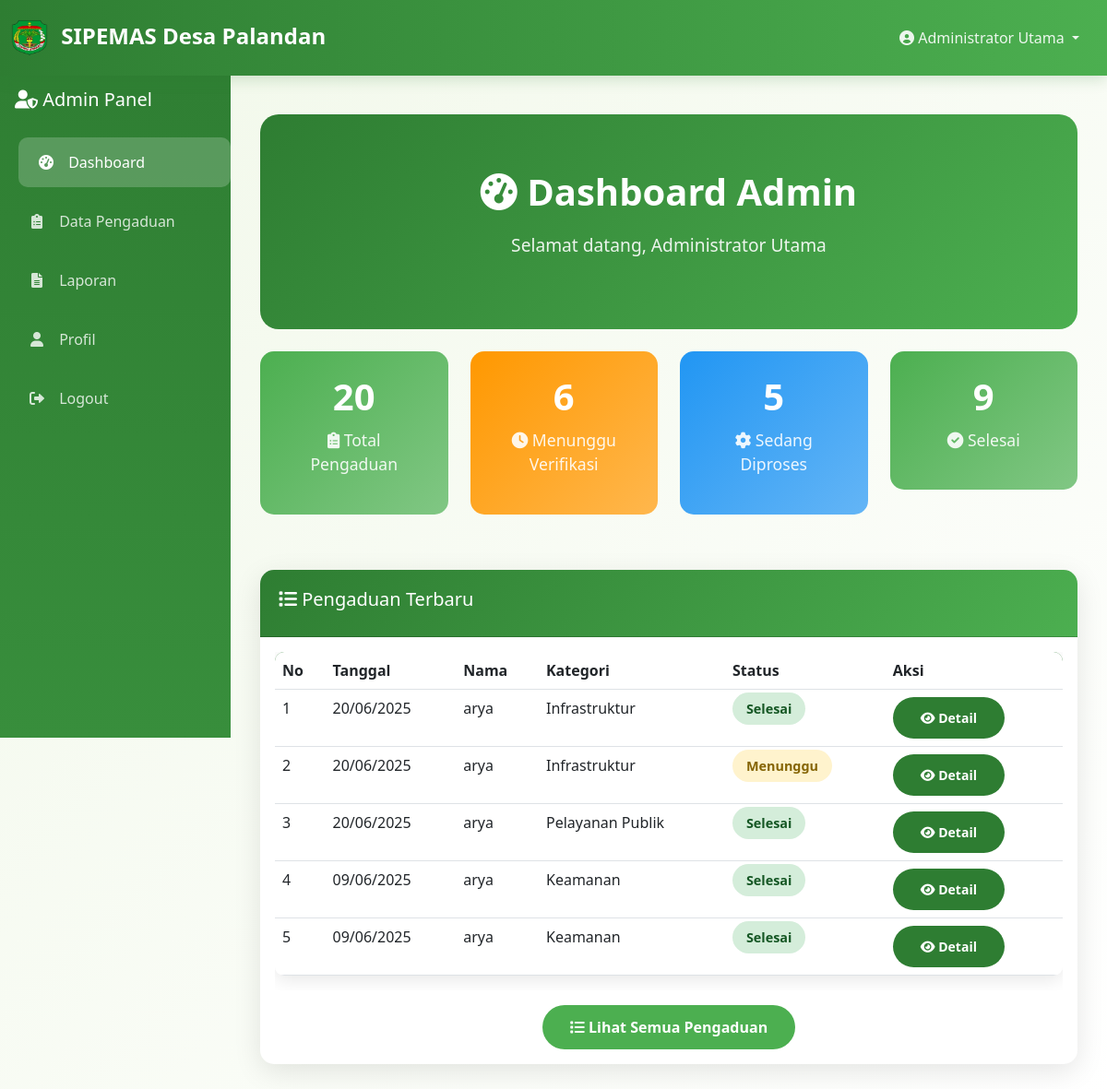
The page /admin/dashboard.php (signed in) on the database its author committed.
### tables this page shows
CREATE TABLE `tbl_pengaduan` (
  `id_pengaduan` int(11) NOT NULL,
  `tgl_pengaduan` date NOT NULL,
  `nama_pengaduan` varchar(150) NOT NULL,
  `NIK` varchar(16) NOT NULL,
  `kategori_pengaduan` varchar(50) NOT NULL,
  `detail_pengaduan` text NOT NULL,
  `telp` varchar(15) NOT NULL,
  `foto` varchar(255) DEFAULT NULL,
  `status` enum('pending','process','done') DEFAULT 'pending',
  `prioritas` enum('rendah','sedang','tinggi','urgent') DEFAULT 'sedang',
  `admin_verifikator` int(11) DEFAULT NULL,
  `tanggal_verifikasi` datetime DEFAULT NULL,
  `created_at` timestamp NOT NULL DEFAULT current_timestamp(),
  `updated_at` timestamp NOT NULL DEFAULT current_timestamp() ON UPDATE current_timestamp()
);

CREATE TABLE `tbl_masyarakat` (
  `NIK` varchar(16) NOT NULL,
  `nama` varchar(100) NOT NULL,
  `alamat` text NOT NULL,
  `username` varchar(50) NOT NULL,
  `telp` varchar(15) NOT NULL,
  `password` varchar(255) NOT NULL,
  `email` varchar(100) DEFAULT NULL,
  `jenis_kelamin` enum('L','P') DEFAULT NULL,
  `tanggal_lahir` date DEFAULT NULL,
  `pekerjaan` varchar(100) DEFAULT NULL,
  `status` enum('active','inactive') DEFAULT 'active',
  `last_login` datetime DEFAULT NULL,
  `created_at` timestamp NOT NULL DEFAULT current_timestamp(),
  `updated_at` timestamp NOT NULL DEFAULT current_timestamp() ON UPDATE current_timestamp()
);

### includes/functions.php (called while the page is built, shortened)
<?php
require_once 'config.php';
function get_pengaduan_stats() {
    global $pdo;
    $stats = array();
    $stmt = $pdo->query("SELECT COUNT(*) FROM tbl_pengaduan");
    $stats['total'] = $stmt->fetchColumn();
    $stmt = $pdo->query("SELECT COUNT(*) FROM tbl_pengaduan WHERE status = 'pending'");
    $stats['pending'] = $stmt->fetchColumn();
    $stmt = $pdo->query("SELECT COUNT(*) FROM tbl_pengaduan WHERE status = 'process'");
    $stats['process'] = $stmt->fetchColumn();
    $stmt = $pdo->query("SELECT COUNT(*) FROM tbl_pengaduan WHERE status = 'done'");
    $stats['done'] = $stmt->fetchColumn();
    return $stats;
}
?>

### admin/dashboard.php (the view, shortened to what this page needs)
<?php
require_once '../includes/config.php';
require_once '../includes/functions.php';
$stats = get_pengaduan_stats();
$stmt = $pdo->query("SELECT p.*, m.nama FROM tbl_pengaduan p
                    JOIN tbl_masyarakat m ON p.NIK = m.NIK
                    ORDER BY p.created_at DESC LIMIT 5");
$pengaduan_terbaru = $stmt->fetchAll(PDO::FETCH_ASSOC);
?>
<!DOCTYPE html>
<html lang="id">
<head>
    <link href="https://cdn.jsdelivr.net/npm/bootstrap@5.3.0/dist/css/bootstrap.min.css" rel="stylesheet">
    <link href="https://cdnjs.cloudflare.com/ajax/libs/font-awesome/6.0.0/css/all.min.css" rel="stylesheet">
    <link href="../assets/css/style.css" rel="stylesheet">
</head>
<body>
    <div class="sidebar">
        <div class="p-3">
            <h5 class="text-white"><i class="fas fa-user-shield"></i> Admin Panel</h5>
        </div>
        <nav class="nav flex-column">
            <a class="nav-link active" href="dashboard.php">
                <i class="fas fa-tachometer-alt"></i> Dashboard
            </a>
            <a class="nav-link" href="pengaduan.php">
                <i class="fas fa-clipboard-list"></i> Data Pengaduan
            </a>
            <a class="nav-link" href="laporan.php">
                <i class="fas fa-file-alt"></i> Laporan
            </a>
            <a class="nav-link" href="profil.php">
                <i class="fas fa-user"></i> Profil
            </a>
            <a class="nav-link" href="../logout.php">
                <i class="fas fa-sign-out-alt"></i> Logout
            </a>
        </nav>
    </div>
    <div class="content-with-sidebar">
        <?php include '../includes/header.php'; ?>
        <div class="container-fluid mt-4">
            <div class="welcome-hero mb-4">
                <h1><i class="fas fa-tachometer-alt"></i> Dashboard Admin</h1>
                <p>Selamat datang, <?= $_SESSION['admin_nama'] ?></p>
            </div>
            <div class="row mb-4">
                <div class="col-md-3 col-sm-6 mb-3">
                    <a href="pengaduan.php" class="text-decoration-none">
                        <div class="stats-card">
                            <h3><?= $stats['total'] ?></h3>
                            <p><i class="fas fa-clipboard-list"></i> Total Pengaduan</p>
                        </div>
                    </a>
                </div>
                <div class="col-md-3 col-sm-6 mb-3">
                    <a href="pengaduan.php?status=pending" class="text-decoration-none">
                        <div class="stats-card" style="background: linear-gradient(135deg, #FF9800 0%, #FFB74D 100%);">
                            <h3><?= $stats['pending'] ?></h3>
                            <p><i class="fas fa-clock"></i> Menunggu Verifikasi</p>
                        </div>
                    </a>
                </div>
                <div class="col-md-3 col-sm-6 mb-3">
                    <a href="pengaduan.php?status=process" class="text-decoration-none">
                        <div class="stats-card" style="background: linear-gradient(135deg, #2196F3 0%, #64B5F6 100%);">
                            <h3><?= $stats['process'] ?></h3>
                            <p><i class="fas fa-cog"></i> Sedang Diproses</p>
                        </div>
                    </a>
                </div>
                <div class="col-md-3 col-sm-6 mb-3">
                    <a href="pengaduan.php?status=done" class="text-decoration-none">
                        <div class="stats-card" style="background: linear-gradient(135deg, #4CAF50 0%, #81C784 100%);">
                            <h3><?= $stats['done'] ?></h3>
                            <p><i class="fas fa-check-circle"></i> Selesai</p>
                        </div>
                    </a>
                </div>
            </div>
            <div class="card">
                <div class="card-header">
                    <h5><i class="fas fa-list"></i> Pengaduan Terbaru</h5>
                </div>
                <div class="card-body">
                    <?php if ($pengaduan_terbaru): ?>
                        <div class="table-responsive">
                            <table class="table table-hover">
                                <thead>
                                    <tr>
                                        <th>No</th>
                                        <th>Tanggal</th>
                                        <th>Nama</th>
                                        <th>Kategori</th>
                                        <th>Status</th>
                                        <th>Aksi</th>
                                    </tr>
                                </thead>
                                <tbody>
                                    <?php foreach ($pengaduan_terbaru as $index => $row): ?>
                                        <tr>
                                            <td><?= $index + 1 ?></td>
                                            <td><?= date('d/m/Y', strtotime($row['tgl_pengaduan'])) ?></td>
                                            <td><?= $row['nama'] ?></td>
                                            <td><?= $row['kategori_pengaduan'] ?></td>
                                            <td>
                                                <?php
                                                $status_class = 'status-' . $row['status'];
                                                $status_text = '';
                                                switch($row['status']) {
                                                    case 'pending': $status_text = 'Menunggu'; break;
                                                    case 'done': $status_text = 'Selesai'; break;
                                                }
                                                ?>
                                                <span class="badge-status <?= $status_class ?>"><?= $status_text ?></span>
                                            </td>
                                            <td>
                                                <a href="pengaduan.php?detail=<?= $row['id_pengaduan'] ?>"
                                                   class="btn btn-sm btn-primary">
                                                    <i class="fas fa-eye"></i> Detail
                                                </a>
                                            </td>
                                        </tr>
                                    <?php endforeach; ?>
                                </tbody>
                            </table>
                        </div>
                        <div class="text-center mt-3">
                            <a href="pengaduan.php" class="btn btn-success">
                                <i class="fas fa-list"></i> Lihat Semua Pengaduan
                            </a>
                        </div>
                    <?php endif; ?>
                </div>
            </div>
        </div>
    </div>
</body>
</html>

### includes/header.php (shortened to what this page needs)
<nav class="navbar navbar-expand-lg fixed-top">
    <div class="container-fluid">
       <a class="navbar-brand" href="#">
   <img src="/sipemas/assets/img/luwuutara.png" width="40" height="40" class="me-2">
    SIPEMAS Desa Palandan
</a>
        <div class="navbar-nav ms-auto">
            <?php if (isset($_SESSION['admin_logged_in'])): ?>
                <div class="dropdown">
                    <a class="nav-link dropdown-toggle text-white" href="#" role="button"
                       data-bs-toggle="dropdown">
                        <i class="fas fa-user-circle"></i> <?= $_SESSION['admin_nama'] ?>
                    </a>
                </div>
            <?php endif; ?>
        </div>
    </div>
</nav>

### assets/css/style.css (style rules this page uses)
:root { --primary-green: #2E7D32; --light-green: #4CAF50; --dark-green: #388E3C; --accent-green: #81C784; --bg-light: #F1F8E9; --text-dark: #2E2E2E; }
* { margin: 0; padding: 0; box-sizing: border-box; }
body { font-family: 'Segoe UI', Tahoma, Geneva, Verdana, sans-serif; background: linear-gradient(135deg, var(--bg-light) 0%, #FFFFFF 100%); min-height: 100vh; color: var(--text-dark); }
.navbar { background: linear-gradient(90deg, var(--primary-green) 0%, var(--light-green) 100%) !important; box-shadow: 0 4px 15px rgba(46, 125, 50, 0.2); padding: 1rem 0; }
.navbar-brand { font-weight: 700; font-size: 1.5rem; color: white !important; }
.navbar-nav .nav-link { color: rgba(255, 255, 255, 0.9) !important; font-weight: 500; margin: 0 10px; transition: all 0.3s ease; }
.btn-primary { background: var(--primary-green); border: none; border-radius: 25px; padding: 12px 30px; font-weight: 600; transition: all 0.3s ease; }
.btn-success { background: var(--light-green); border: none; border-radius: 25px; padding: 12px 30px; font-weight: 600; transition: all 0.3s ease; }
.card { border: none; border-radius: 15px; box-shadow: 0 8px 30px rgba(0,0,0,0.1); transition: all 0.3s ease; margin-bottom: 20px; }
.card-header { background: linear-gradient(135deg, var(--primary-green) 0%, var(--light-green) 100%); color: white; border-radius: 15px 15px 0 0 !important; font-weight: 600; padding: 20px; }
.stats-card { background: linear-gradient(135deg, var(--light-green) 0%, var(--accent-green) 100%); color: white; border-radius: 15px; padding: 25px; text-align: center; transition: all 0.3s ease; margin-bottom: 20px; }
.stats-card h3 { font-size: 2.5rem; font-weight: 700; margin-bottom: 10px; }
.stats-card p { font-size: 1.1rem; opacity: 0.9; }
.welcome-hero { background: linear-gradient(135deg, var(--primary-green) 0%, var(--light-green) 100%); color: white; padding: 60px 0; text-align: center; border-radius: 20px; margin-bottom: 30px; }
.welcome-hero h1 { font-size: 2.5rem; font-weight: 700; margin-bottom: 20px; }
.welcome-hero p { font-size: 1.2rem; opacity: 0.9; }
.badge-status { padding: 8px 15px; border-radius: 20px; font-weight: 600; font-size: 0.9rem; }
.status-pending { background: #FFF3CD; color: #856404; }
.status-done { background: #D4EDDA; color: #155724; }
.sidebar { background: linear-gradient(180deg, var(--primary-green) 0%, var(--dark-green) 100%); min-height: 100vh; color: white; position: fixed; top: 0; left: 0; width: 250px; z-index: 1000; padding-top: 80px; }
.sidebar .nav-link { color: rgba(255,255,255,0.8); padding: 15px 20px; border-radius: 10px; margin: 5px 10px; transition: all 0.3s ease; text-decoration: none; display: block; }
.sidebar .nav-link:hover, .sidebar .nav-link.active { background: rgba(255,255,255,0.2); color: white; transform: translateX(10px); }
.sidebar .nav-link i { margin-right: 10px; width: 20px; text-align: center; }
.content-with-sidebar { margin-left: 250px; padding: 100px 20px 20px; }
.table { border-radius: 10px; overflow: hidden; box-shadow: 0 4px 20px rgba(0,0,0,0.1); }
.table thead { background: var(--primary-green); color: white; }
.table tbody tr { transition: all 0.3s ease; }

### admin/dashboard.php (style rules this page uses)
.stats-card { cursor: pointer; transition: transform 0.2s ease, box-shadow 0.2s ease; }

### rows shown on the page
tbl_pengaduan: tgl_pengaduan "20/06/2025", NIK.nama "arya", kategori_pengaduan "Infrastruktur", status "Selesai"
tbl_pengaduan: tgl_pengaduan "20/06/2025", NIK.nama "arya", kategori_pengaduan "Infrastruktur", status "Menunggu"
tbl_pengaduan: tgl_pengaduan "20/06/2025", NIK.nama "arya", kategori_pengaduan "Pelayanan Publik", status "Selesai"
tbl_pengaduan: tgl_pengaduan "09/06/2025", NIK.nama "arya", kategori_pengaduan "Keamanan", status "Selesai"
tbl_pengaduan: tgl_pengaduan "09/06/2025", NIK.nama "arya", kategori_pengaduan "Keamanan", status "Selesai"

### other values the page prints
$_SESSION['admin_nama'] "Administrator Utama"
$stats['total'] "20"
$stats['pending'] "6"
$stats['process'] "5"
$stats['done'] "9"
